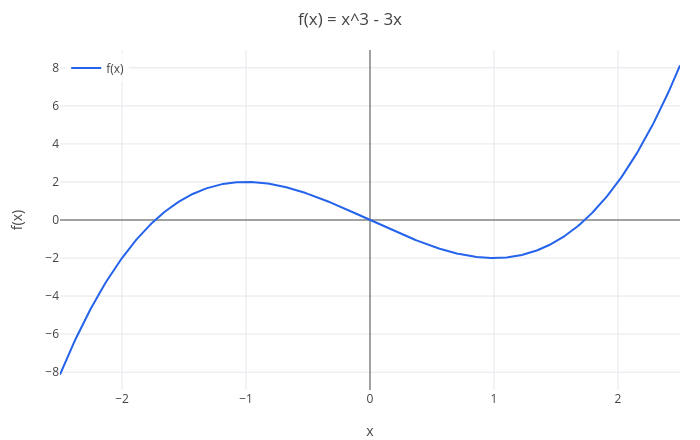

Source (notebook cell):
### Markdown cell above
All three pass through $(0, 0)$ and $(1, 1)$. For $|x| < 1$ higher powers are smaller; for $|x| > 1$ they are much
larger. Even powers ($x^2$) are symmetric around the vertical axis, odd powers ($x$, $x^3$) are symmetric around the
origin.

### Plotting your own function

A function defined with `:=` can be plotted by writing it applied to the plot variable:

### Code cell
f(x) := x^3 - 3*x;
labels(title(plot(f(x), x, -2.5, 2.5), "f(x) = x^3 - 3x"), "x", "f(x)")

### Figure 1 — Plotly figure (JSON) as saved in the notebook; plotly's stock layout.template omitted (floating-point values rounded to 4 significant figures; data arrays with more than 128 entries replaced by an {"elided": "..."} marker saying what was removed)
{"data": [{"line": {"color": "#2563eb", "width": 2}, "mode": "lines", "name": "f(x)", "type": "scatter", "x": {"elided": "402 float values"}, "y": {"elided": "402 float values"}}], "layout": {"height": 440, "legend": {"bgcolor": "rgba(255,255,255,0.8)", "x": 0.01, "xanchor": "left", "y": 0.99, "yanchor": "top"}, "margin": {"b": 50, "l": 60, "r": 20, "t": 50}, "showlegend": true, "title": {"text": "f(x) = x^3 - 3x"}, "width": 700, "xaxis": {"title": {"text": "x"}, "zeroline": true}, "yaxis": {"range": [-8.938, 8.938], "title": {"text": "f(x)"}, "zeroline": true}}}
